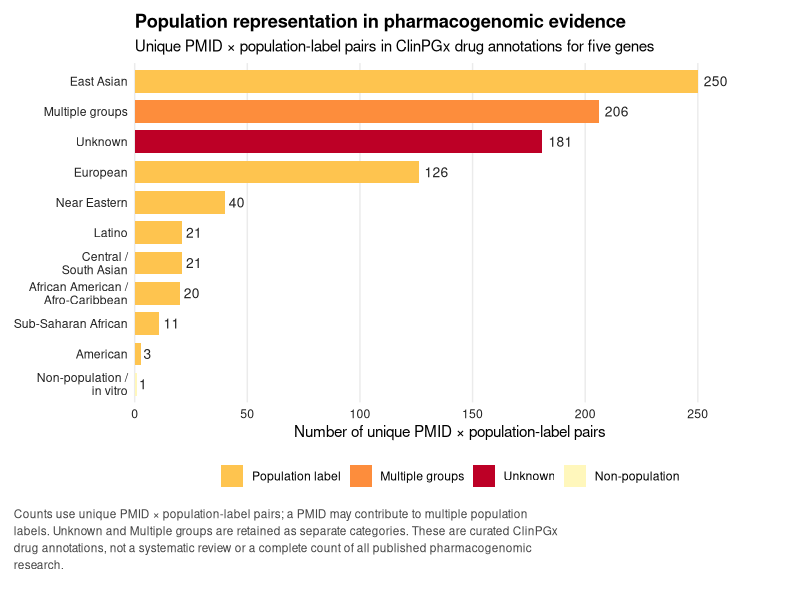
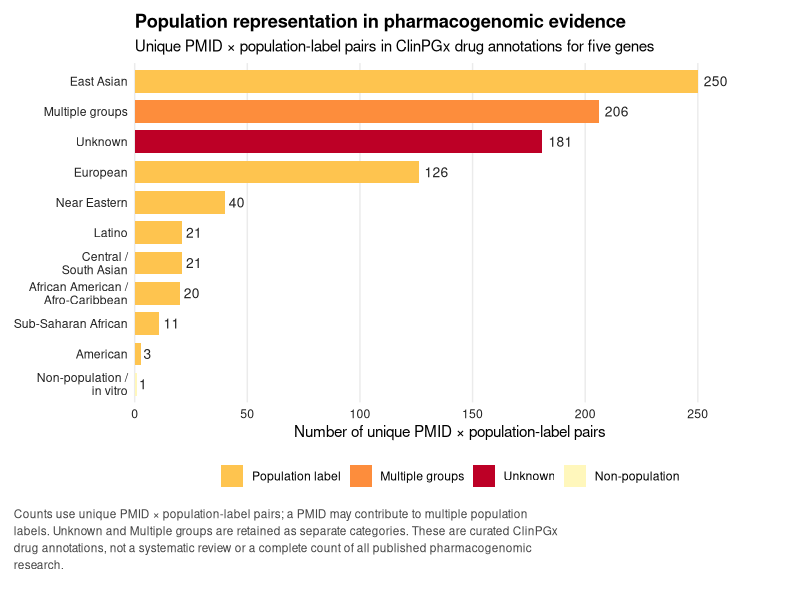

Write the R code that produced these figures, in order.
library(tidyverse)

dir.create("figures", showWarnings = FALSE)

# Shared palette used across all project figures
pgx_colours <- c(
  "#FFF7BC",
  "#FEC44F",
  "#FD8D3C",
  "#F03B20",
  "#BD0026"
)

df <- read_csv(
  "data/evidence_counts.csv",
  show_col_types = FALSE
)

required_columns <- c(
  "group",
  "unique_pmid_group_pairs",
  "group_type"
)

missing_columns <- setdiff(required_columns, names(df))

if (length(missing_columns) > 0) {
  stop(
    "Missing expected columns: ",
    paste(missing_columns, collapse = ", ")
  )
}

plot_data <- df %>%
  mutate(
    group = recode(
      group,
      "African American/Afro-Caribbean" =
        "African American /\nAfro-Caribbean",
      "Central/South Asian" = "Central /\nSouth Asian",
      "Non-population / in vitro" =
        "Non-population /\nin vitro"
    ),
    category = case_when(
      group == "Unknown" ~ "Unknown",
      group == "Multiple groups" ~ "Multiple groups",
      group_type == "Non-population" ~ "Non-population",
      TRUE ~ "Population label"
    ),
    group = fct_reorder(
      group,
      unique_pmid_group_pairs
    )
  )

# Colour categories while retaining the common project palette
category_colours <- c(
  "Population label" = pgx_colours[2],
  "Multiple groups" = pgx_colours[3],
  "Unknown" = pgx_colours[5],
  "Non-population" = pgx_colours[1]
)

p <- ggplot(
  plot_data,
  aes(
    x = unique_pmid_group_pairs,
    y = group,
    fill = category
  )
) +
  geom_col(width = 0.75) +
  geom_text(
    aes(label = unique_pmid_group_pairs),
    hjust = -0.25,
    size = 3.5,
    colour = "#222222"
  ) +
  scale_fill_manual(
    values = category_colours,
    breaks = c(
      "Population label",
      "Multiple groups",
      "Unknown",
      "Non-population"
    ),
    name = NULL
  ) +
  scale_x_continuous(
    breaks = scales::pretty_breaks(n = 6),
    expand = expansion(mult = c(0, 0.12))
  ) +
  coord_cartesian(clip = "off") +
  labs(
    title = "Population representation in pharmacogenomic evidence",
    subtitle = paste(
      "Unique PMID × population-label pairs",
      "in ClinPGx drug annotations for five genes"
    ),
    x = "Number of unique PMID × population-label pairs",
    y = NULL,
    caption = paste(
      strwrap(
        paste(
          "Counts use unique PMID × population-label pairs;",
          "a PMID may contribute to multiple population labels.",
          "Unknown and Multiple groups are retained as separate categories.",
          "These are curated ClinPGx drug annotations, not a systematic review",
          "or a complete count of all published pharmacogenomic research."
        ),
        width = 100
      ),
      collapse = "\n"
    )
  ) +
  theme_minimal(base_size = 11) +
  theme(
    panel.grid.major.y = element_blank(),
    panel.grid.minor = element_blank(),
    axis.text = element_text(colour = "#222222"),
    plot.title = element_text(face = "bold"),
    legend.position = "bottom",
    plot.caption = element_text(
      hjust = 0,
      size = 8.5,
      colour = "#444444",
      lineheight = 1.2,
      margin = margin(t = 10)
    ),
    plot.caption.position = "plot",
    plot.margin = margin(10, 25, 20, 10)
  )

ggsave(
  "figures/fig3_evidence_diversity.png",
  plot = p,
  width = 10,
  height = 8,
  dpi = 300,
  bg = "white"
)

ggsave(
  "figures/fig3_evidence_diversity.pdf",
  plot = p,
  width = 10,
  height = 8,
  bg = "white"
)

cat("Saved Figure 3 PNG and PDF in figures/\n")

print(
  plot_data %>%
    arrange(desc(unique_pmid_group_pairs)) %>%
    select(group, unique_pmid_group_pairs, category)
)
